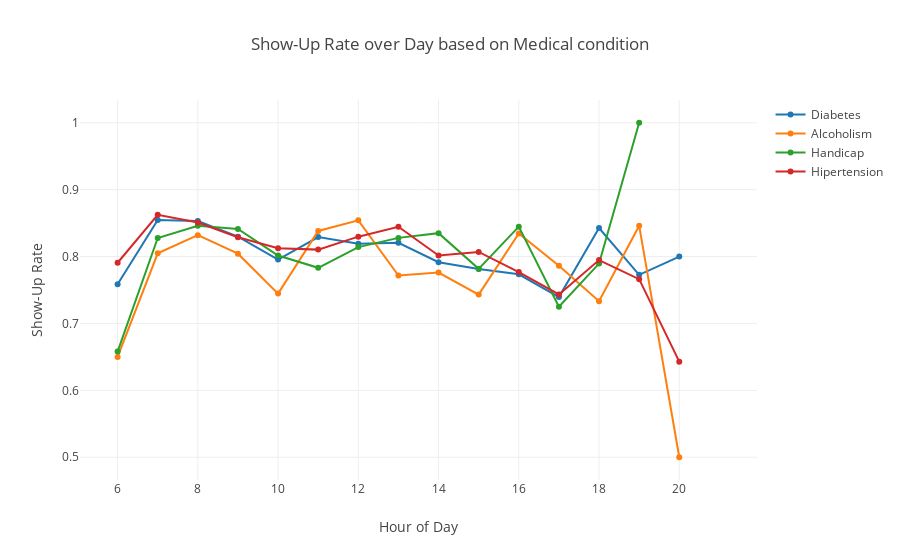

The code cell stored with this chart in its notebook:
### Markdown cell above
Handicapped patients might need some assistance to attend the doctor which is not always possible, so i assume their show-up rate will be less than other patients. Alcoholics have irregular drinking habits which can be a reason for them not to show-up frequently.

### Code cell
trace0 = go.Scatter(
    x= Diabetes['HourOfDay'],
    y=Diabetes['Show-Up Rate'],
    mode= 'lines+markers',
    text=Diabetes['Category'],
    name="Diabetes")

trace1 = go.Scatter(
    x= Alcoholism['HourOfDay'],
    y=Alcoholism['Show-Up Rate'],
    mode= 'lines+markers',
    text=Alcoholism['Category'],
    name="Alcoholism")

trace2 = go.Scatter(
    x= Handicap['HourOfDay'],
    y=Handicap['Show-Up Rate'],
    mode= 'lines+markers',
    text=Handicap['Category'],
    name='Handicap')

trace3 = go.Scatter(
    x= Hypertension['HourOfDay'],
    y=Hypertension['Show-Up Rate'],
    mode= 'lines+markers',
    text=Hypertension['Category'],
    name='Hipertension')

layout = dict(title = "Show-Up Rate over Day based on Medical condition",hovermode='closest',xaxis=dict({"title":"Hour of Day"}),
             yaxis=dict({"title":"Show-Up Rate"}))
dat = [trace0,trace1,trace2,trace3]
fig = go.Figure(data=dat,layout=layout)
iplot(fig,filename='basic-line')

### Figure 1 — Plotly figure (JSON) as saved in the notebook; plotly's stock layout.template omitted (floating-point values rounded to 4 significant figures)
{"data": [{"mode": "lines+markers", "name": "Diabetes", "text": ["Diabetes", "Diabetes", "Diabetes", "Diabetes", "Diabetes", "Diabetes", "Diabetes", "Diabetes", "Diabetes", "Diabetes", "Diabetes", "Diabetes", "Diabetes", "Diabetes", "Diabetes", "Diabetes"], "type": "scatter", "x": [6, 7, 8, 9, 10, 11, 12, 13, 14, 15, 16, 17, 18, 19, 20, 21], "y": [0.7586, 0.8546, 0.8532, 0.8297, 0.7956, 0.8292, 0.819, 0.8206, 0.7915, 0.7815, 0.7735, 0.7394, 0.8427, 0.7727, 0.8, null]}, {"mode": "lines+markers", "name": "Alcoholism", "text": ["Alcoholism", "Alcoholism", "Alcoholism", "Alcoholism", "Alcoholism", "Alcoholism", "Alcoholism", "Alcoholism", "Alcoholism", "Alcoholism", "Alcoholism", "Alcoholism", "Alcoholism", "Alcoholism", "Alcoholism", "Alcoholism"], "type": "scatter", "x": [6, 7, 8, 9, 10, 11, 12, 13, 14, 15, 16, 17, 18, 19, 20, 21], "y": [0.65, 0.8048, 0.832, 0.8043, 0.7446, 0.8383, 0.8542, 0.7717, 0.776, 0.7431, 0.8344, 0.7863, 0.7333, 0.8462, 0.5, null]}, {"mode": "lines+markers", "name": "Handicap", "text": ["Handicap", "Handicap", "Handicap", "Handicap", "Handicap", "Handicap", "Handicap", "Handicap", "Handicap", "Handicap", "Handicap", "Handicap", "Handicap", "Handicap", "Handicap", "Handicap"], "type": "scatter", "x": [6, 7, 8, 9, 10, 11, 12, 13, 14, 15, 16, 17, 18, 19, 20, 21], "y": [0.6579, 0.8277, 0.8459, 0.8413, 0.8015, 0.7831, 0.8142, 0.8279, 0.835, 0.7817, 0.8447, 0.725, 0.7895, 1, null, null]}, {"mode": "lines+markers", "name": "Hipertension", "text": ["Hypertension", "Hypertension", "Hypertension", "Hypertension", "Hypertension", "Hypertension", "Hypertension", "Hypertension", "Hypertension", "Hypertension", "Hypertension", "Hypertension", "Hypertension", "Hypertension", "Hypertension", "Hypertension"], "type": "scatter", "x": [6, 7, 8, 9, 10, 11, 12, 13, 14, 15, 16, 17, 18, 19, 20, 21], "y": [0.7907, 0.8625, 0.8508, 0.8288, 0.8123, 0.8104, 0.8297, 0.8446, 0.8016, 0.8069, 0.7769, 0.7433, 0.7947, 0.7662, 0.6429, null]}], "layout": {"hovermode": "closest", "title": "Show-Up Rate over Day based on Medical condition", "xaxis": {"title": "Hour of Day"}, "yaxis": {"title": "Show-Up Rate"}}}
